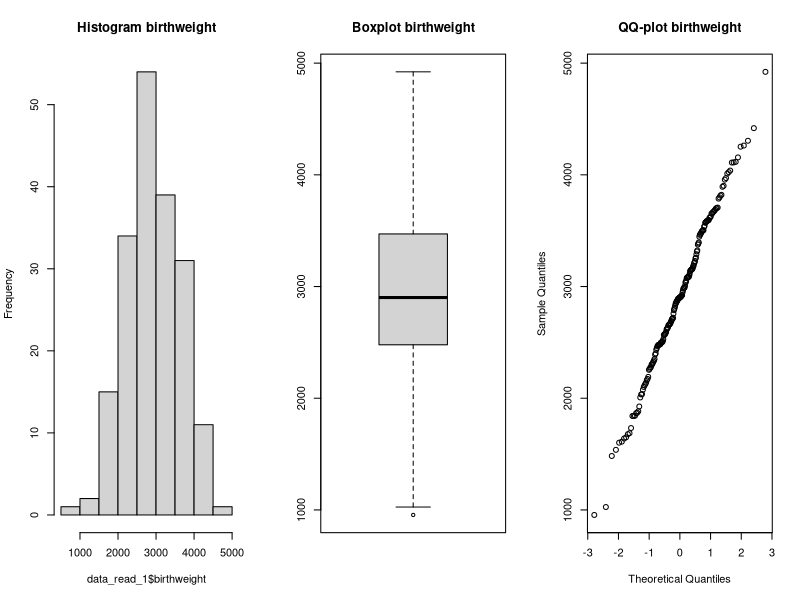
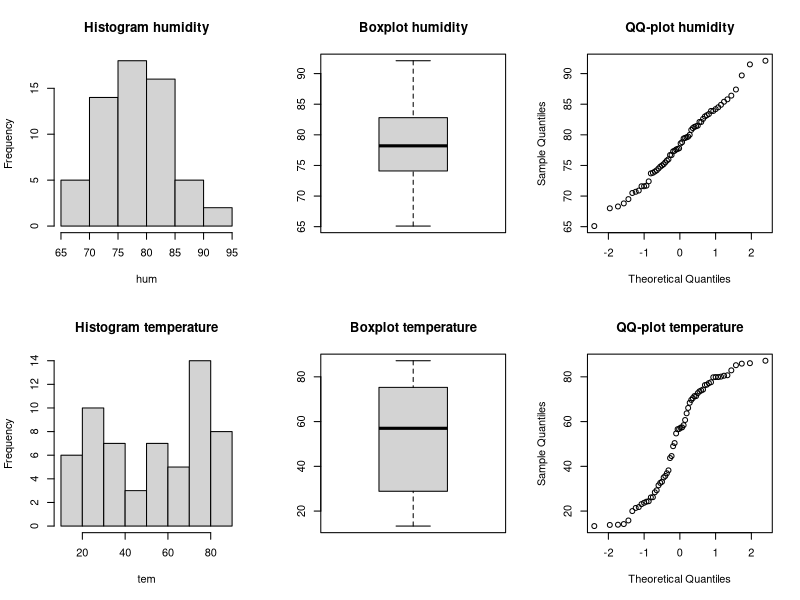
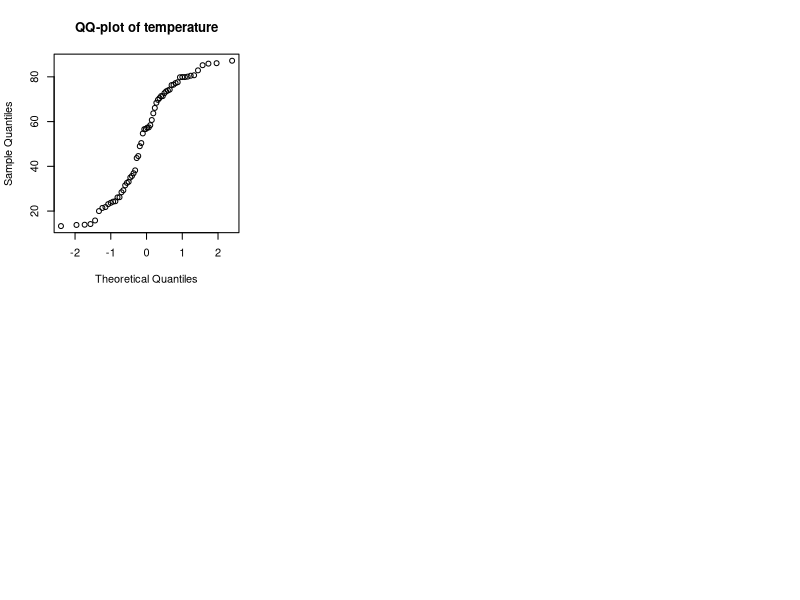

Reproduce these figures in R, in order.
## ---- chunk 1
data_read_1 = read.table("./birthweight.txt", header=TRUE)
## ---- chunk 2
par(mfrow=c(1,3))
hist(data_read_1$birthweight, main="Histogram birthweight")
boxplot(data_read_1$birthweight, main="Boxplot birthweight")
qqnorm(data_read_1$birthweight, main="QQ-plot birthweight")
## ---- chunk 3
summary(data_read_1)
## ---- chunk 4
m = round(mean(data_read_1$birthweight),2)
m
## ---- chunk 5
mu=0.2
n = length(data_read_1$birthweight); n # calculates the length
s = round(sd(data_read_1$birthweight), 3); s # calculates standard deviation
t = round(qt(0.95,df=length(data_read_1$birthweight)-1),3); t   # calculates test statistic
ci = round(c(m-t*s/sqrt(n),m+t*s/sqrt(n)), 3); ci # 90% confidence interval
## ---- chunk 6
n = length(data_read_1$birthweight)
n
## ---- chunk 7
s = round(sd(data_read_1$birthweight), 3)
s
## ---- chunk 8
t = round(qt(0.95,df=length(data_read_1$birthweight)-1),3)
t
## ---- chunk 9
round(c(m-t*s/sqrt(n),m+t*s/sqrt(n)), 3)
## ---- chunk 10
t.test(data_read_1$birthweight,mu=2800,alt="g") 
## ---- chunk 11
x = 140
n = 200
p_hat = 140 /200
p_hat
## ---- chunk 12
p_hat = 0.7
q_hat = 1-p_hat
n = 200
alpha = 1 - 0.99
z_alpha2 = qnorm(1 - alpha/2)
margin_of_error = z_alpha2 * sqrt ((p_hat * q_hat) / n)
round(c(p_hat - margin_of_error, p_hat + margin_of_error), 3)
## ---- chunk 13
binom.test(140, 200, p = 0.75)
## ---- chunk 14
weather = read.table(file="weather.txt", header=TRUE)
hum=weather$humidity
tem=weather$temperature

par(mfrow=c(2,3))
hist(hum, main="Histogram humidity")
boxplot(hum, main="Boxplot humidity")
qqnorm(hum, main="QQ-plot humidity")
hist(tem, main="Histogram temperature")
boxplot(tem, main="Boxplot temperature")
qqnorm(tem, main="QQ-plot temperature")
## ---- chunk 15
summary(weather)
## ---- chunk 16
qqnorm(tem, main="QQ-plot of temperature") 
## ---- chunk 17
alpha = 0.10
n = length(weather$temperature)
m = mean(weather$temperature)
s = sd(weather$temperature)

t = qt(1 - alpha / 2, df=n - 1)
c(m - t * s / sqrt(n), m + t * s / sqrt(n))
## ---- chunk 18
data_read_4 = read.table("./austen.txt",header=TRUE)
## ---- chunk 19
Sense = data_read_4$Sense
Emma = data_read_4$Emma
Sand1 = data_read_4$Sand1
x=as.data.frame(matrix(c(Sense, Emma, Sand1),ncol=3,nrow=6)) 
dimnames(x)=list(c("a","an", "this", "that", "with", "without"),c("Sense","Emma", "Sand1")) 
x
## ---- chunk 20
z = chisq.test(x)
z
## ---- chunk 21
z$expected
z$observed
X2=sum((z$observed-z$expected)^2/z$expected)
X2
## ---- chunk 22
1-pchisq(X2,df=(6-1)*(3-1)) # same is the same as the p-value we got from the Chi-squared test.
residuals(z) 
## ---- chunk 23
Sand2 = data_read_4$Sand2
x=as.data.frame(matrix(c(Sense, Emma, Sand1, Sand2),ncol=4,nrow=6))
dimnames(x)=list(c("a","an", "this", "that", "with", "without"),c("Sense","Emma", "Sand1", "Sand2"))
x
## ---- chunk 24
z = chisq.test(x)
z
## ---- chunk 25
sand2 = data_read_4$Sand2
x=as.data.frame(matrix(c(Sand1, Sand2),ncol=2,nrow=6))
dimnames(x)=list(c("a","an", "this", "that", "with", "without"),c("Sand1", "Sand2"))
x
## ---- chunk 26
z = chisq.test(x)
z
